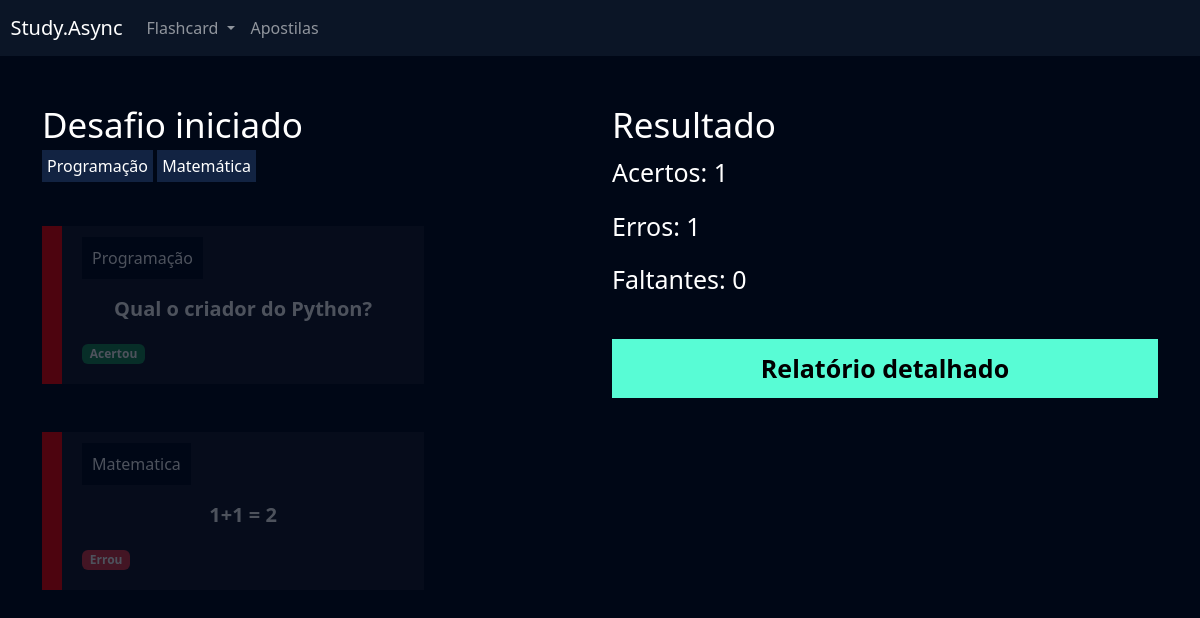
/flashcard/desafio/9/ (signed in), run on the app's committed database.
### flashcard/models.py (models this page shows, shortened)
class FlashcardDesafio(models.Model):
    flashcard = models.ForeignKey(Flashcard, on_delete=models.DO_NOTHING)
    respondido = models.BooleanField(default=False)
    acertou = models.BooleanField(default=False)

class Flashcard(models.Model):
    DIFICULDADE_CHOICES = (('D', 'Difícil'), ('M', 'Médio'), ('F', 'Fácil'))
    user = models.ForeignKey(User, on_delete=models.DO_NOTHING)
    pergunta = models.CharField(max_length=100)
    resposta = models.TextField()
    categoria = models.ForeignKey(Categoria, on_delete=models.DO_NOTHING)
    dificuldade = models.CharField(max_length=1, choices=DIFICULDADE_CHOICES)
    @property
    def css_dificuldade(self):
        if self.dificuldade == 'F':
            return 'flashcard-facil'
        elif self.dificuldade == 'M':
            return 'flashcard-medio'
        elif self.dificuldade == 'D':
            return 'flashcard-dificil'

class Categoria(models.Model):
    nome = models.CharField(max_length=20)
    def __str__(self):
        return self.nome

### flashcard/views.py (the view)
# urls.py: path('desafio/<int:id>/', views.desafio, name='desafio'),
def desafio(request, id):
    desafio = Desafio.objects.get(id=id)
    if not desafio.user == request.user:
        raise Http404()
    if request.method == 'GET':
        acertos = desafio.flashcards.filter(respondido=True).filter(acertou=True).count()
        erros = desafio.flashcards.filter(respondido=True).filter(acertou=False).count()
        faltantes = desafio.flashcards.filter(respondido=False).count()
        return render(
            request,
            'desafio.html',
            {
                'desafio': desafio,
                'acertos': acertos,
                'erros': erros,
                'faltantes': faltantes
            },
        )

### flashcard/templates/desafio.html (shortened to what this page needs)
{% extends "base.html" %}
{% load static %}
{% block 'cabecalho' %}
    <link href="{% static 'usuarios/css/cadastro.css' %}" rel="stylesheet">
    <link href="{% static 'flashcard/css/novo_flashcard.css' %}" rel="stylesheet">
    <link href="{% static 'flashcard/css/iniciar_desafio.css' %}" rel="stylesheet">
    <link href="{% static 'flashcard/css/desafio.css' %}" rel="stylesheet">
    <link href='https://unpkg.com/boxicons@2.1.4/css/boxicons.min.css' rel='stylesheet'>
{% endblock 'cabecalho' %}
{% block 'conteudo' %}
    {% include "partials/header.html" %}
    <div class="container">
        <br>
        <br>
        <div class="row">
            <div class="col-md">
                <h3 class="fonte-secundaria" >Desafio iniciado</h3>
                <span class="badge-categoria">Programação</span>
                <span class="badge-categoria" >Matemática</span>
                <br>
                <br>
                <br>
                {% for flash in desafio.flashcards.all %}
                    <div class="box-new-flashcard {% if flash.respondido %}op2{% endif %}">
                        <div class="flashcard {{flash.flashcard.css_dificuldade}}">
                            <div class="flashcard-categoria">
                                {{flash.flashcard.categoria}}
                            </div>
                            <br>
                            <br>
                            <div class="flashcard-box-item" onclick="flip_card({{flash.id}})">
                                <p class="flashcard-item">{{flash.flashcard.pergunta}}</p>
                            </div>
                            {% if not flash.respondido %}
                                <div class="responder">
                                    <a href="{% url 'responder_flashcard' flash.id %}?acertou=0&desafio_id={{desafio.id}}"><i class='bx bxs-x-square icone-vermelho'></i></a>
                                    <a href="{% url 'responder_flashcard' flash.id %}?acertou=1&desafio_id={{desafio.id}}"><i class='bx bxs-check-square icone-verde' ></i></a>
                                </div>
                            {% else %}
                                {% if flash.acertou %}
                                    <span class="badge bg-success">Acertou</span>
                                {% else %}
                                    <span class="badge bg-danger">Errou</span>
                                {% endif%}
                            {% endif %}
                        </div>
                    </div>
                    <br>
                    <br>
                {% endfor %}
            </div>
            <div class="col-md">
                <h3 class="fonte-secundaria">Resultado</h3>
                <p class="fonte-p">Acertos: {{acertos}}</p>
                <p class="fonte-p">Erros: {{erros}}</p>
                <p class="fonte-p">Faltantes: {{faltantes}}</p>
                <br>
                <a class="btn-cadastro btn-desafio" href="{% url 'relatorio' desafio.id %}">Relatório detalhado</a>
            </div>
        </div>
    </div>
{% endblock 'conteudo' %}

### templates/static/geral/css/base.css (style rules this page uses)
:root { --main-color: #0b1526; --dark-color: #000716; --secondary-dark-color: rgb(15, 2, 26); --light-color: #00c1f3; --contrast-color: #f4c96b; --differential-color: #58fcd5; }
body { background-color: var(--dark-color) !important; color: white !important; }

### templates/static/usuarios/css/cadastro.css (style rules this page uses)
* { margin: 0; padding: 0; }
.btn-cadastro { padding: 10px; background-color: #58fcd5; border: none; border: 1px solid #58fcd5; font-size: 18px; font-weight: bold; padding-left: 25px; padding-right: 25px; }

### templates/static/flashcard/css/novo_flashcard.css (style rules this page uses)
.box-new-flashcard { width: 70%; margin: auto; }
.flashcard { background-color: rgba(255, 255, 255, .08); padding: 20px; }
.flashcard-box-item { text-align: center; }
.flashcard p { font-size: 20px; font-weight: bold; cursor: pointer; }
.flashcard-dificil { border-left: 20px solid #FE0000; }
.flashcard-categoria { background-color: var(--dark-color); display: inline; padding: 10px; }

### templates/static/flashcard/css/iniciar_desafio.css (style rules this page uses)
.fonte-secundaria { font-size: 35px; }

### templates/static/flashcard/css/desafio.css (style rules this page uses)
.badge-categoria { padding: 5px; background-color: #122342; }
.box-new-flashcard { margin: 0; }
.op2 { opacity: .3; }
.fonte-p { font-size: 25px; }
.btn-desafio { width: 100% !important; color: black; text-decoration: none; display: block; text-align: center; font-size: 25px; }

### data on the page
FlashcardDesafio: flashcard.categoria "Programação", flashcard.pergunta "Qual o criador do Python?", respondido "Acertou"
FlashcardDesafio: flashcard.categoria "Matematica", flashcard.pergunta "1+1 = 2", respondido "Errou"

### other printed values
{{ acertos }} "1"
{{ erros }} "1"
{{ faltantes }} "0"
